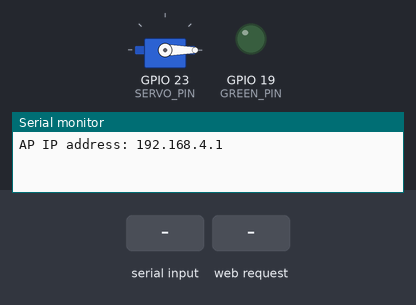
The sketch below on a simulated ESP32. On the bench: servo, output pins drawn as LEDs (lit = HIGH), the last lines printed to the serial monitor. The inputs (shaded band) are chosen by the test bench.

Above: at 1.2 s.
1.3 s: "o" received over Serial
At 2.3 s:
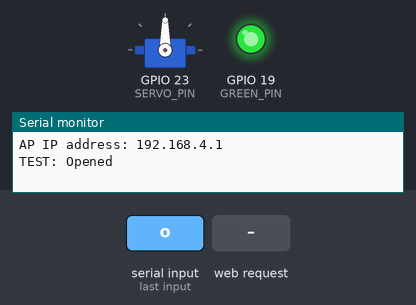
2.8 s: HTTP request GET /close received
At 3.4 s:
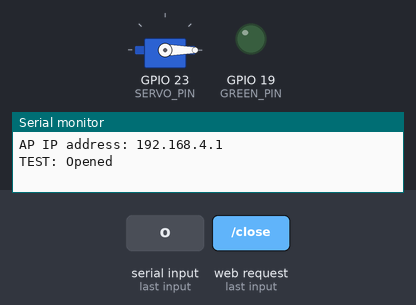
4.3 s: HTTP request GET /open received
At 4.6 s:
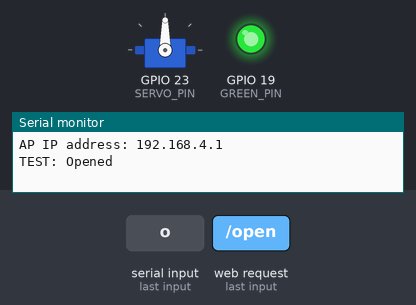
5.8 s: "c" received over Serial
At 6.9 s:
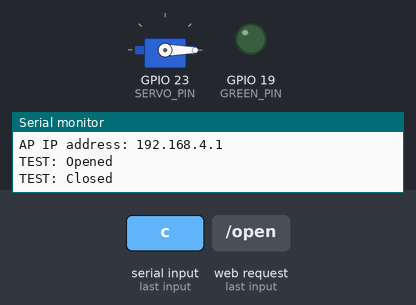
Timing chart, 0 to 8.3 s (numbered marks = the images above; inputs shaded):
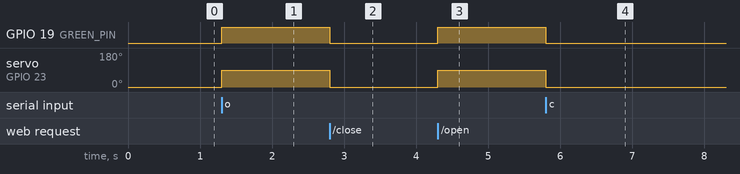

The sketch:

sketch.ino
```cpp
#include <WiFi.h>
#include <WebServer.h>
#include <ESP32Servo.h>

// ---------- CONFIG ----------
const char* AP_SSID     = "GateControl";
const char* AP_PASSWORD = "12345678";

#define SERVO_PIN   23
#define GREEN_PIN   19

int OPEN_ANGLE   = 90;
int CLOSED_ANGLE = 0;

// ---------------------------

Servo gateServo;
WebServer server(80);

void setLED(bool isOpen) {
  digitalWrite(GREEN_PIN, isOpen ? HIGH : LOW); // ON when open, OFF when closed
}

void handleRoot() {
  String html = "<!DOCTYPE html><html><head>";
  html += "<meta name='viewport' content='width=device-width, initial-scale=1'>";
  html += "<title>Gate Control</title>";
  html += "<style>";
  html += "body{font-family:Arial;text-align:center;margin-top:60px;background:#f2f2f2;}";
  html += "button{font-size:24px;padding:20px 40px;margin:15px;border:none;border-radius:10px;color:white;cursor:pointer;}";
  html += ".open{background-color:#2ecc71;}";
  html += ".close{background-color:#e74c3c;}";
  html += "</style></head><body>";
  html += "<h1>Gate Control</h1>";
  html += "<button class='open' onclick=\"fetch('/open')\">OPEN</button><br>";
  html += "<button class='close' onclick=\"fetch('/close')\">CLOSE</button>";
  html += "</body></html>";

  server.send(200, "text/html", html);
}

void handleOpen() {
  gateServo.write(OPEN_ANGLE);
  setLED(true);
  server.send(200, "text/plain", "Opened");
}

void handleClose() {
  gateServo.write(CLOSED_ANGLE);
  setLED(false);
  server.send(200, "text/plain", "Closed");
}

void handleOpenTest() {
  gateServo.write(OPEN_ANGLE);
  setLED(true);
  Serial.println("TEST: Opened");
}

void handleCloseTest() {
  gateServo.write(CLOSED_ANGLE);
  setLED(false);
  Serial.println("TEST: Closed");
}

void setup() {
  Serial.begin(115200);

  pinMode(GREEN_PIN, OUTPUT);

  gateServo.setPeriodHertz(50);
  gateServo.attach(SERVO_PIN, 500, 2400);
  gateServo.write(CLOSED_ANGLE);
  setLED(false);

  WiFi.softAP(AP_SSID, AP_PASSWORD);
  Serial.print("AP IP address: ");
  Serial.println(WiFi.softAPIP());

  server.on("/", handleRoot);
  server.on("/open", handleOpen);
  server.on("/close", handleClose);
  server.begin();
}

void loop() {
  server.handleClient();

  if (Serial.available()) {
    char c = Serial.read();
    if (c == 'o') handleOpenTest();
    if (c == 'c') handleCloseTest();
  }
}
```

Measured:
- after the input at 1.3 s, GPIO 19 (GREEN_PIN): LOW → HIGH at once; servo on GPIO 23 (SERVO_PIN): 0° → 90° at once
- after the input at 2.8 s, GPIO 19 (GREEN_PIN): HIGH → LOW at once; servo on GPIO 23 (SERVO_PIN): 90° → 0° at once
- after the input at 4.3 s, GPIO 19 (GREEN_PIN): LOW → HIGH at once; servo on GPIO 23 (SERVO_PIN): 0° → 90° at once
- after the input at 5.8 s, GPIO 19 (GREEN_PIN): HIGH → LOW at once; servo on GPIO 23 (SERVO_PIN): 90° → 0° at once
